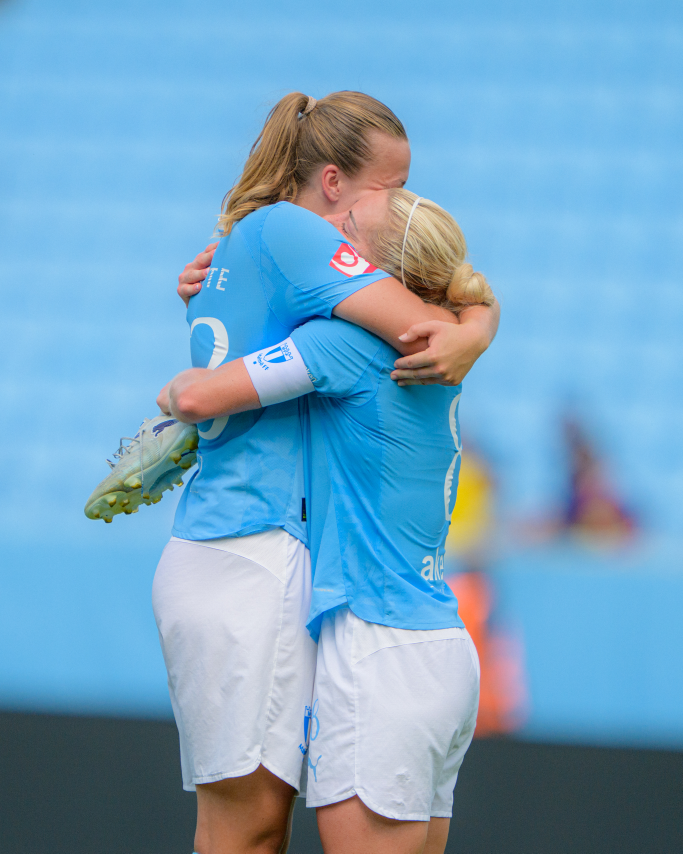
#> input picture design/design_handoff_eventmodell_v5/skisser_assets/hero-foto.jpg, 2048 x 2560 px (shown at 1/3 size)
$ python -i bas.py   (imports and definitions only)   (older library calls are emulated)
#> lines starting #> are read from the running program, lines starting #| are printed output that depends on the picture
"""Baspoängsättning: skärpa, exponering, ögon."""

import cv2
import numpy as np


def skarpa(gray):
    """
    Mäter skärpa som max av nio överlappande patches (3×3 rutnät).
    Belönar bilder där motivet är skarpt oavsett var i bilden det befinner sig,
    utan att bokeh-bakgrund sänker poängen.
    """
    h, w = gray.shape
    ph, pw = h // 2, w // 2
    bast = 0.0
    for row in range(3):
        for col in range(3):
            y1 = row * h // 4
            x1 = col * w // 4
            patch = gray[y1:y1 + ph, x1:x1 + pw]
            v = cv2.Laplacian(patch, cv2.CV_64F).var()
            if v > bast:
                bast = v
    return bast


def exponering(gray):
    hist = cv2.calcHist([gray], [0], None, [256], [0, 256]).flatten()
    total = hist.sum()
    klippt_hog = hist[250:].sum() / total
    klippt_lag = hist[:5].sum() / total
    medel = gray.mean() / 255.0
    straff = klippt_hog * 2.0 + klippt_lag * 1.5 + abs(medel - 0.45)
    return max(0.0, 1.0 - straff)


# Ladda Haar-cascaderna en gång vid import (inte per anrop).
_ANSIKTE = cv2.CascadeClassifier(
    cv2.data.haarcascades + "haarcascade_frontalface_default.xml")
_OGA = cv2.CascadeClassifier(
    cv2.data.haarcascades + "haarcascade_eye.xml")


def ogon_ansikten(gray):
    # Skydd om cascade-filerna saknas/inte kunde läsas.
    if _ANSIKTE.empty() or _OGA.empty():
        return 0, 0
    ansikten = _ANSIKTE.detectMultiScale(gray, 1.1, 5, minSize=(40, 40))
    ogon = sum(
        len(_OGA.detectMultiScale(gray[y:y+h, x:x+w], 1.1, 6))
        for (x, y, w, h) in ansikten
    )
    return len(ansikten), ogon


def poangsatt(jpg_path):
    img = cv2.imread(str(jpg_path))
#> img is the input picture: shape (2560, 2048, 3); mean B, G, R 195.6, 164.9, 117.6
    if img is None:
        return None
    h, w = img.shape[:2]
#> h = 2560; w = 2048
    if max(h, w) > 1600:
        s = 1600 / max(h, w)
#> s = 0.625
        img = cv2.resize(img, (int(w * s), int(h * s)))
#> img: shape (1600, 1280, 3)
    gray = cv2.cvtColor(img, cv2.COLOR_BGR2GRAY)
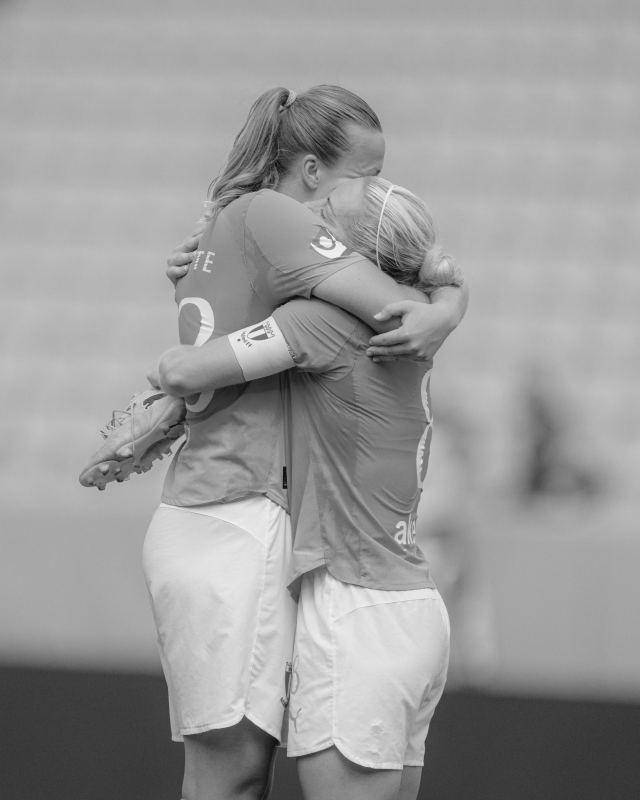
#> gray: shape (1600, 1280) (shown at 1/2 size); min 6, max 243, mean 154.1
    n_ans, n_ogon = ogon_ansikten(gray)
#> in ogon_ansikten, `ansikten = _ANSIKTE.detectMultiScale(gray, 1.1, 5, minSize=(40, 40))`: ansikten = ()
#> in ogon_ansikten, `ogon = sum( len(_OGA.detectMultiScale(gray[y:y+h, x:x+w], 1.1, 6)) for..`: ogon = 0
#> n_ans = 0; n_ogon = 0
    return {
        "skarpa":   skarpa(gray),
        "exp":      exponering(gray),
        "ansikten": n_ans,
        "ogon":     n_ogon,
    }
#> after the loop in skarpa, `for row in range(3):`:
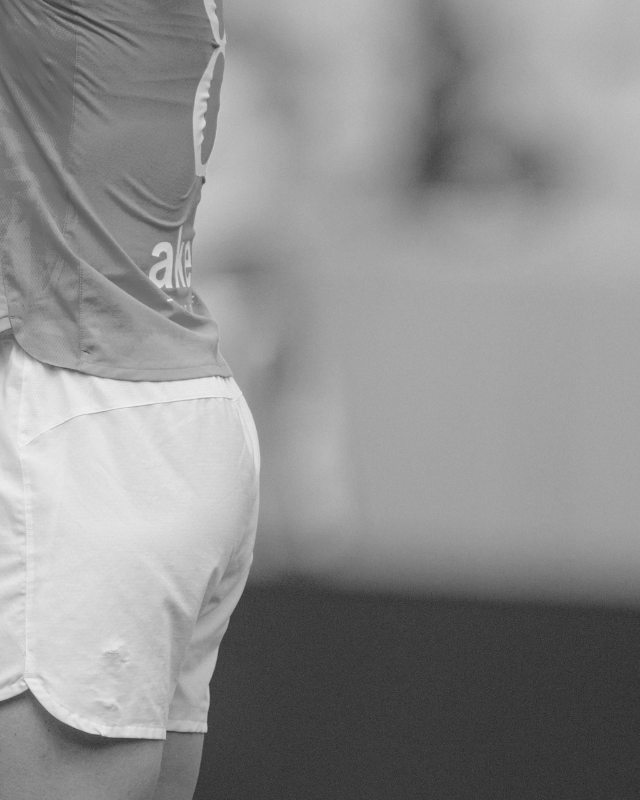
#> patch: shape (800, 640); min 33, max 240, mean 142.4
#> after the loop in skarpa, `for row in range(3):`: bast = 329.8
#> in exponering, `hist = cv2.calcHist([gray], [0], None, [256], [0, 256]).flatten()`: hist = 256 values, max 58797 at index 178, min 0 at index 0, mean 8000
#> in exponering, `total = hist.sum()`: total = 2048000
#> in exponering, `klippt_hog = hist[250:].sum() / total`: klippt_hog = 0
#> in exponering, `medel = gray.mean() / 255.0`: medel = 0.604
#> in exponering, `straff = klippt_hog * 2.0 + klippt_lag * 1.5 + abs(medel - 0.45)`: straff = 0.154

>>> result = poangsatt('../../design/design_handoff_eventmodell_v5/skisser_assets/hero-foto.jpg')
#> result = {'skarpa': 329.8, 'exp': 0.846, 'ansikten': 0, 'ogon': 0}
